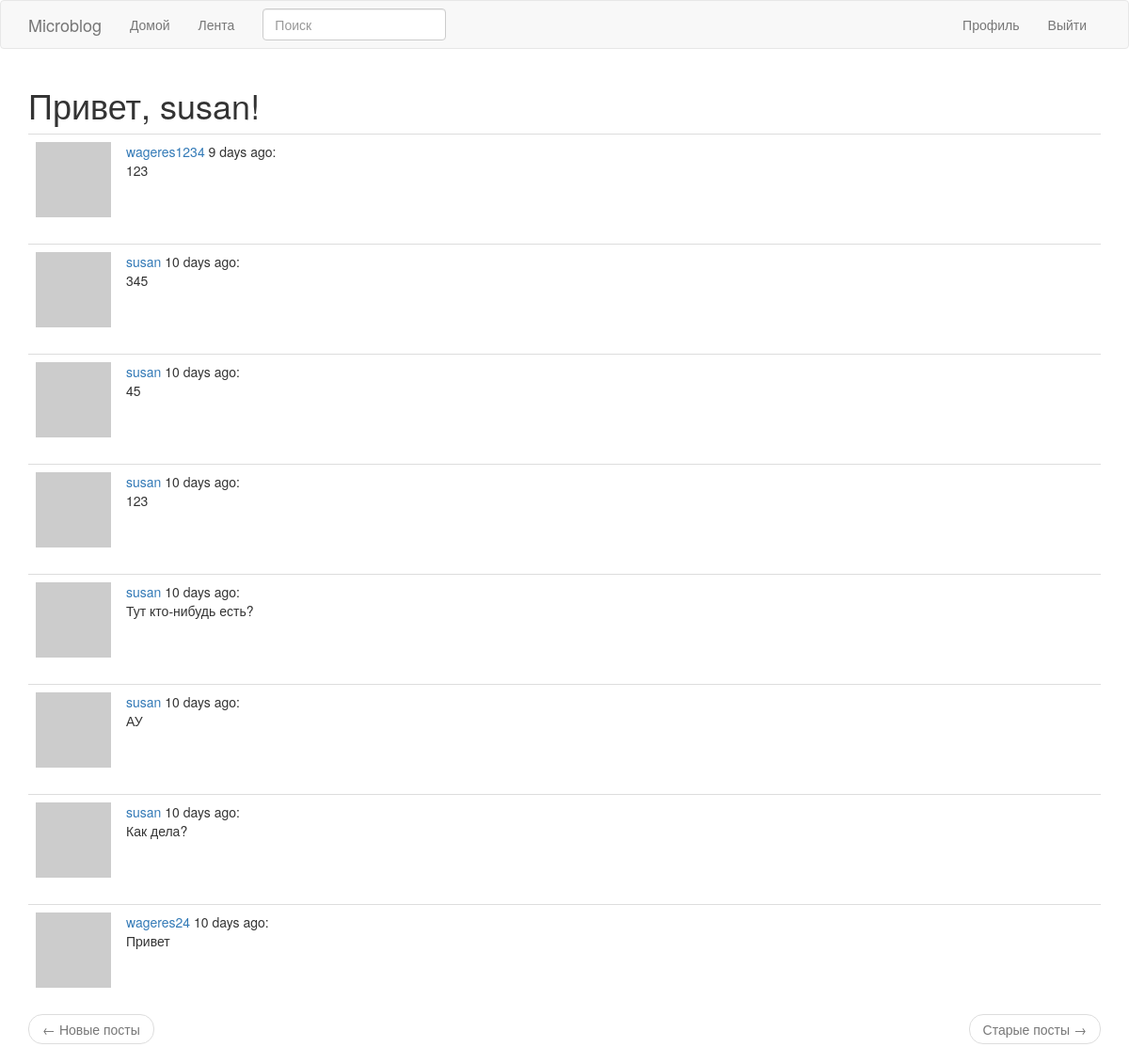
Page /explore (signed in) on the committed database.
### app/models.py (models this page shows, shortened)
class User(UserMixin,db.Model):
	id = db.Column(db.Integer, primary_key=True)
	username = db.Column(db.String(64), index=True, unique=True)
	email = db.Column(db.String(120), index=True, unique=True)
	password_hash = db.Column(db.String(128))
	posts = db.relationship('Post', backref='author', lazy='dynamic')
	about_me = db.Column(db.String(140))
	last_seen = db.Column(db.DateTime,default=datetime.utcnow)
	followed = db.relationship(
        'User', secondary=followers,
        primaryjoin=(followers.c.follower_id == id),
        secondaryjoin=(followers.c.followed_id == id),
        backref=db.backref('followers', lazy='dynamic'), lazy='dynamic')
	def avatar(self,size):
		digest = md5(self.email.lower().encode('utf-8')).hexdigest()
		return 'https://www.gravatar.com/avatar/{}?d=identicon&s={}'.format(
            digest, size)

class SearchableMixin(object):
	@classmethod
	def before_commit(cls, session):
		session._changes = {
            'add': list(session.new),
            'update': list(session.dirty),
            'delete': list(session.deleted)
        }
	@classmethod
	def after_commit(cls, session):
		for obj in session._changes['add']:
			if isinstance(obj, SearchableMixin):
				add_to_index(obj.__tablename__, obj)
		for obj in session._changes['update']:
			if isinstance(obj, SearchableMixin):
				add_to_index(obj.__tablename__, obj)
		for obj in session._changes['delete']:
			if isinstance(obj, SearchableMixin):
				remove_from_index(obj.__tablename__, obj)
		session._changes = None

class Post(SearchableMixin,db.Model):
	__searchable__ = ['body']
	id = db.Column(db.Integer, primary_key=True)
	body = db.Column(db.String(140))
	timestamp = db.Column(db.DateTime, index=True, default=datetime.utcnow)
	user_id = db.Column(db.Integer, db.ForeignKey('user.id'))

### app/main/routes.py (the view)
@bp.route("/explore")
@login_required
def explore():
	page = request.args.get('page', 1, type=int)
	posts = Post.query.order_by(Post.timestamp.desc()).paginate(
        page, current_app.config['POSTS_PER_PAGE'], False)
	next_url = (url_for('main.explore', page=posts.next_num)
        if posts.has_next else None)
	prev_url = (url_for('main.explore', page=posts.prev_num)
        if posts.has_prev else None)
	return render_template('index.html', title='Explore', posts=posts.items,
                           next_url=next_url, prev_url=prev_url)

### app/main/forms.py
class SearchForm(FlaskForm):
	q = StringField('Поиск', validators=[DataRequired()])
	def __init__(self,*args,**kwargs):
		if "formdata" not in kwargs:
			kwargs['formdata'] = request.args#определяет, откуда Flask-WTF получает формы
		if 'csrf_enabled' not in kwargs:
			kwargs['csrf_enabled'] = False#CSRF - защита
		super(SearchForm, self).__init__(*args, **kwargs)

### app/main/routes.py (called while the page is built)
@bp.before_request
def before_request():
	if current_user.is_authenticated:
		current_user.last_seen = datetime.utcnow()
		db.session.commit()
		g.search_form = SearchForm()

### app/models.py (called while the page is built)
@login.user_loader
def load_user(id):
	return User.query.get(int(id))

### app/templates/index.html (shortened to what this page needs)
{% extends 'base.html' %}
{% import 'bootstrap/wtf.html' as wtf %}
{% block app_content %}
        <h1>Привет, {{ current_user.username }}!</h1>
    {% for post in posts %}
        {% include '_post.html' %}
    {% endfor %}
        <nav aria-label="...">
		    <ul class="pager">
		        <li class="previous{% if not prev_url %} disabled{% endif %}">
		            <a href="{{ prev_url or '#' }}">
		                <span aria-hidden="true">&larr;</span> Новые посты
		            </a>
		        </li>
		        <li class="next{% if not next_url %} disabled{% endif %}">
		            <a href="{{ next_url or '#' }}">
		                Старые посты <span aria-hidden="true">&rarr;</span>
		            </a>
		        </li>
		    </ul>
		</nav>
{% endblock %}

### app/templates/_post.html
<table class="table table-hover">
    <tr>
        <td width="70px">
            <a href="{{ url_for('main.user', username=post.author.username) }}">
                <img src="{{ post.author.avatar(70) }}" />
            </a>
        </td>
        <td>
            <a href="{{ url_for('main.user', username=post.author.username) }}">
                {{ post.author.username }}
            </a>
            {{ moment(post.timestamp).fromNow() }}:
            <br>
            {{ post.body }}
        </td>
    </tr>
</table>

### rows in the picture
User: username "susan"
Post: author.username "wageres1234", timestamp "9 days ago", body "123"
Post: author.username "susan", timestamp "10 days ago", body "345"
Post: author.username "susan", timestamp "10 days ago", body "45"
Post: author.username "susan", timestamp "10 days ago", body "123"
Post: author.username "susan", timestamp "10 days ago", body "Тут кто-нибудь есть?"
Post: author.username "susan", timestamp "10 days ago", body "АУ"
Post: author.username "susan", timestamp "10 days ago", body "Как дела?"
Post: author.username "wageres24", timestamp "10 days ago", body "Привет"
